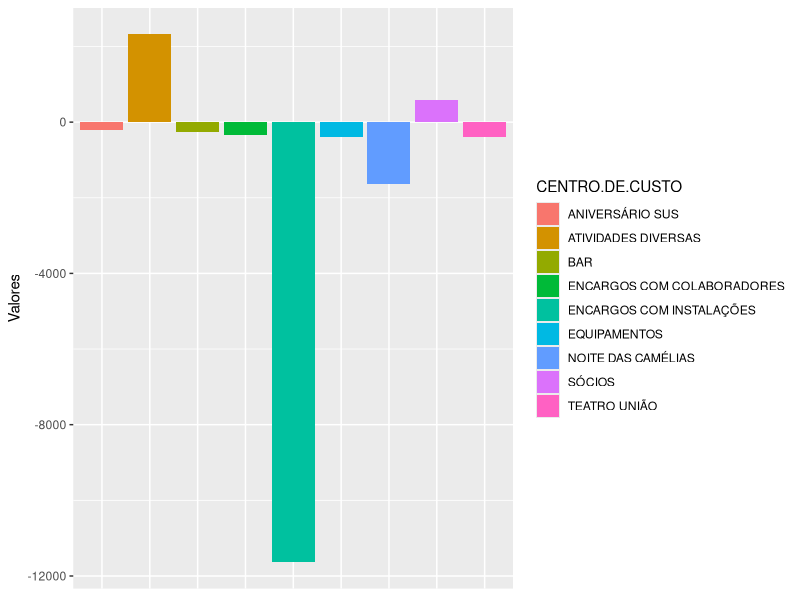

The R script that drew this image:
## ---- chunk 1
knitr::opts_chunk$set(echo = FALSE, message = FALSE, warning = FALSE)
## ---- chunk 2
library(dplyr)
library(ggplot2)
library(openxlsx)
## ---- chunk 3
setwd("/Users/vascoalbertofiliperibeiro/R/SUS")
ccRubri <- read.delim("./CentrosdeCusto.csv", sep = ";")
ccRubri <- ccRubri %>% arrange(CENTRO.DE.CUSTO)
knitr::kable(ccRubri)
## ---- chunk 4
dados2019 <- tibble()
setwd("/Users/vascoalbertofiliperibeiro/R/SUS")
for (i in 1:12) {
        dadosTMP <- read.xlsx("./2019/tabelas_por_mes/tabelas_Final.xlsx", 
                              sheet = i, detectDates = TRUE)
        dados2019 <- bind_rows(dados2019, dadosTMP)
}
saldo2018 <- as.integer(dados2019$SALDO.CONTABILÍSTICO[1] +
                                abs(dados2019$IMPORTÂNCIA[1]))
## ---- chunk 5

dados2019_by_CC <- dados2019 %>% group_by(CENTRO.DE.CUSTO)
balancoAnualCC <- dados2019_by_CC %>% summarise(Valores = sum(IMPORTÂNCIA))
gasto2019 <- as.integer(sum(balancoAnualCC$Valores))
knitr::kable(balancoAnualCC)
## ---- chunk 6
saldo2019 <- saldo2018 + gasto2019

tabelaRendimentos <- tibble(Conta2018 = saldo2018, 
                            Conta2019 = saldo2019, 
                            Variação = saldo2019-saldo2018)

knitr::kable(tabelaRendimentos)
## ---- chunk 7
dados2019_by_CC_Rubri <- dados2019 %>% group_by(CENTRO.DE.CUSTO, RUBRICA)
balancoAnualCC_Rubri <- dados2019_by_CC_Rubri %>% summarise(Valores = sum(IMPORTÂNCIA))
knitr::kable(balancoAnualCC_Rubri)
## ---- chunk 8

ggplot(balancoAnualCC, aes(fill = CENTRO.DE.CUSTO, y = Valores, x = CENTRO.DE.CUSTO)) + 
        geom_bar(position="dodge", stat="identity") +
        theme(axis.title.x=element_blank(),
        axis.text.x=element_blank(),
        axis.ticks.x=element_blank())

